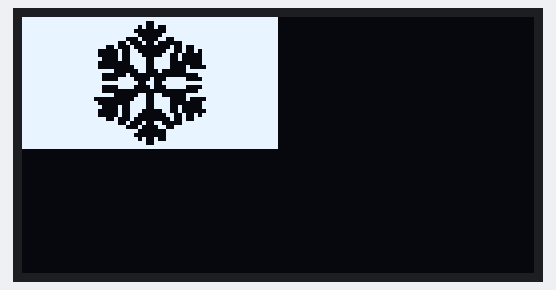
This program was run on a simulated ESP32 board running MicroPython. Parts: 128×64 one-colour display. Library files of the repository ran but are not shown: ssd1306.py. At 0.1 s the program stops and its outputs stay as they are.

Above: at 0.2 s.

The program:

3.py
```python
from machine import Pin, SoftI2C
from ssd1306 import SSD1306_I2C

i2c = SoftI2C(sda = Pin(4), scl = Pin(5), freq = 400000)

oled = SSD1306_I2C(128, 64, i2c)

image_byteArray = [0xFF, 0xFF, 0xFF, 0xFF, 0xFF, 0xFF, 0xFF, 0xFF, 0xFF, 0xFF, 0xFF, 0xFF, 0xFF, 0xFF, 0xFF, 0xFF,
0xFF, 0xFF, 0xFF, 0xFF, 0xFF, 0x7F, 0x7F, 0xFF, 0x3F, 0x3F, 0x5F, 0x9F, 0x17, 0x23, 0x47, 0x01,
0x01, 0x47, 0x23, 0x33, 0x1F, 0x9F, 0x3F, 0x3F, 0xFF, 0x7F, 0x7F, 0xFF, 0xFF, 0xFF, 0xFF, 0xFF,
0xFF, 0xFF, 0xFF, 0xFF, 0xFF, 0xFF, 0xFF, 0xFF, 0xFF, 0xFF, 0xFF, 0xFF, 0xFF, 0xFF, 0xFF, 0xFF,
0xFF, 0xFF, 0xFF, 0xFF, 0xFF, 0xFF, 0xFF, 0xFF, 0xFF, 0xFF, 0xFF, 0xFF, 0xFF, 0xFF, 0xFF, 0xFF,
0xFF, 0xFF, 0xFF, 0xE4, 0x20, 0x20, 0x20, 0x00, 0x87, 0x80, 0xC0, 0x8F, 0x1F, 0x3E, 0x3C, 0x00,
0x80, 0x1C, 0x3C, 0x1E, 0x9F, 0x81, 0x80, 0x86, 0x81, 0x30, 0x20, 0x21, 0x60, 0xEF, 0xFF, 0xFF,
0xFF, 0xFF, 0xFF, 0xFF, 0xFF, 0xFF, 0xFF, 0xFF, 0xFF, 0xFF, 0xFF, 0xFF, 0xFF, 0xFF, 0xFF, 0xFF,
0xFF, 0xFF, 0xFF, 0xFF, 0xFF, 0xFF, 0xFF, 0xFF, 0xFF, 0xFF, 0xFF, 0xFF, 0xFF, 0xFF, 0xFF, 0xFF,
0xFF, 0xFF, 0xEF, 0x4F, 0x09, 0x09, 0x09, 0x01, 0xC3, 0x03, 0x03, 0xE3, 0xF1, 0xF8, 0x78, 0x01,
0x03, 0x78, 0x78, 0xF1, 0xF3, 0x03, 0x03, 0xC3, 0x03, 0x19, 0x09, 0x09, 0x0D, 0x6F, 0xFF, 0xFF,
0xFF, 0xFF, 0xFF, 0xFF, 0xFF, 0xFF, 0xFF, 0xFF, 0xFF, 0xFF, 0xFF, 0xFF, 0xFF, 0xFF, 0xFF, 0xFF,
0xFF, 0xFF, 0xFF, 0xFF, 0xFF, 0xFF, 0xFF, 0xFF, 0xFF, 0xFF, 0xFF, 0xFF, 0xFF, 0xFF, 0xFF, 0xFF,
0xFF, 0xFF, 0xFF, 0xFE, 0xFE, 0xFC, 0xFC, 0xFE, 0xF9, 0xF8, 0xF4, 0xF3, 0xD1, 0x88, 0xC4, 0x00,
0x00, 0xC4, 0x8C, 0x88, 0xF1, 0xF3, 0xF8, 0xF8, 0xFF, 0xFC, 0xFC, 0xFF, 0xFE, 0xFF, 0xFF, 0xFF,
0xFF, 0xFF, 0xFF, 0xFF, 0xFF, 0xFF, 0xFF, 0xFF, 0xFF, 0xFF, 0xFF, 0xFF, 0xFF, 0xFF, 0xFF, 0xFF,
0x01, 0x01, 0x01, 0x01, 0x01, 0x01, 0x01, 0x01,]

def draw_image(image, width, height):
    for y in range(height):
        for x in range(width):
            byte_index = (x + (y // 8) * width) % len(image)
            bit = (image[byte_index] >> (y % 8)) & 1
            oled.pixel(x, y, bit)

oled.fill(0)

draw_image(image_byteArray, 64, 33)

oled.show()
```
